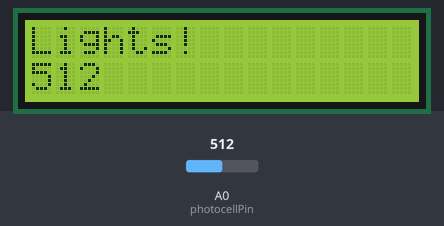
This sketch was run on a simulated Arduino Uno, built with avr-gcc and run on an emulated ATmega328P. Parts: 16×2 character LCD. The test bench sets the inputs (shaded band); at power-on: A0 (photocellPin) = 512. What the sketch prints to the serial monitor is not drawn.

Above: at 1.2 s.
1.3 s: A0 (photocellPin) set to 11
At 1.8 s:
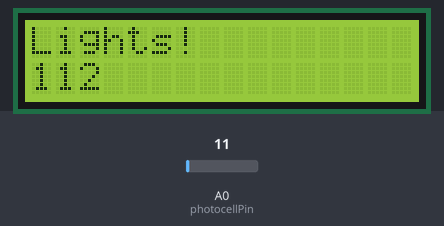
2.8 s: A0 (photocellPin) set to 8
At 3.4 s:
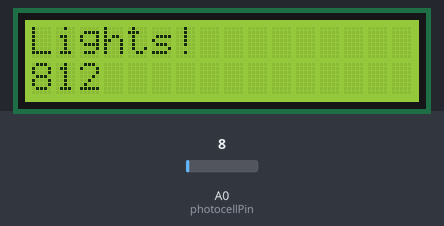
4.3 s: A0 (photocellPin) set to 0
Timing chart, 0 to 7.3 s (numbered marks = the images above; inputs shaded):
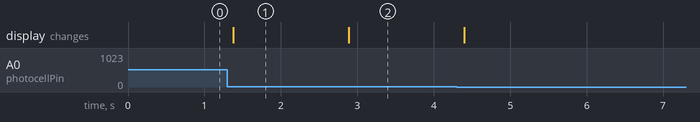

The sketch:

light.ino
```cpp
#include <LiquidCrystal.h>

// initialize the library with the numbers of the interface pins
LiquidCrystal lcd(12, 11, 5, 4, 3, 2);

int photocellPin = 0;     // the cell and 10K pulldown are connected to a0
int photocellReading;     // the analog reading from the sensor divider
int LEDpin = 11;          // connect Red LED to pin 11 (PWM pin)
int LEDbrightness;        //

void setup(void) {
    // set up the LCD, and write the first word
    lcd.begin(16, 2);
    lcd.print("Lights!");

	// We'll send debugging information via the Serial monitor
	Serial.begin(9600);
}

void loop(void) {
	// read the light amount
	photocellReading = analogRead(photocellPin);

	// log the level to the serial
	Serial.print("Light level = ");
	Serial.println(photocellReading);

	// move to second line, first char, and print the reading
	lcd.setCursor(0, 1);
	lcd.print(photocellReading);

	// wait a while...
	delay(100);
}
```

Measured:
- after the input at 1.3 s, the display: changes after 0.08 s (image 1)
- after the input at 2.8 s, the display: changes after 0.09 s (image 2)
